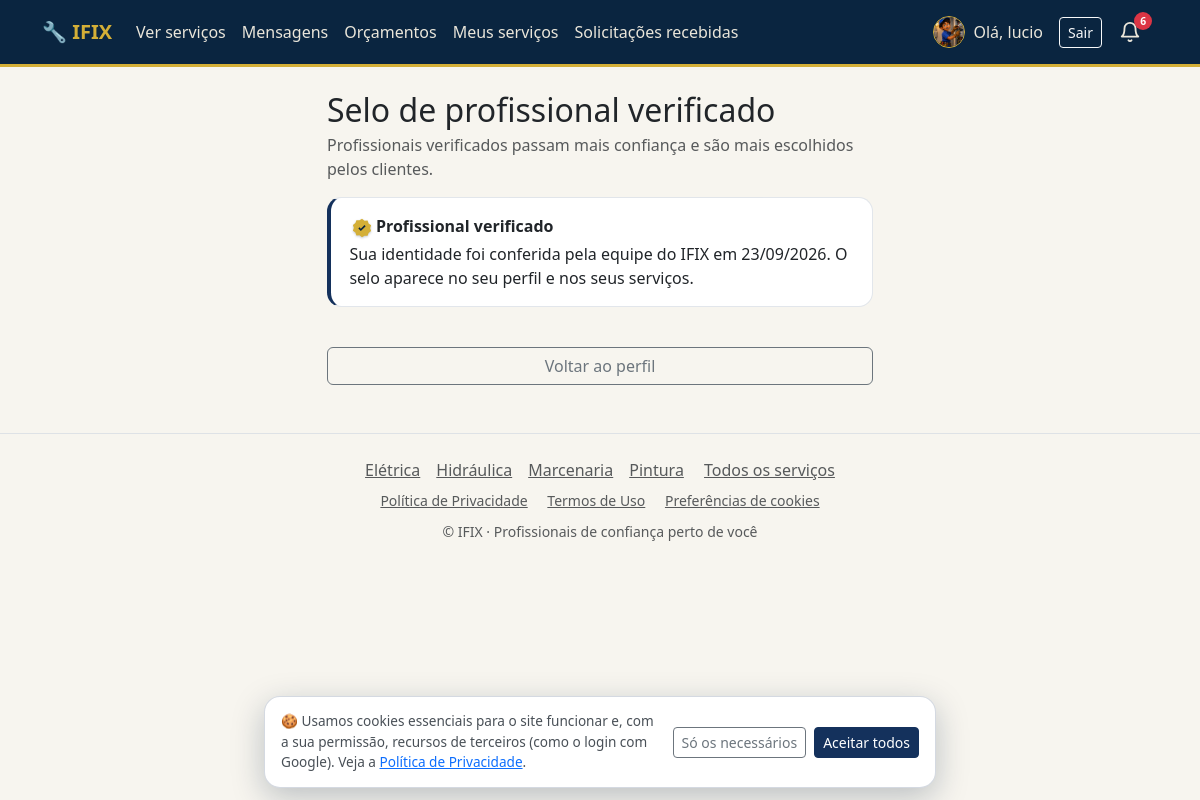
The page /conta/verificacao/ (signed in) on the database its author committed.
### accounts/models.py (models this page shows, shortened)
class Profile(models.Model):
    TIPO_USUARIO = 'usuario'
    TIPO_PROFISSIONAL = 'profissional'
    TIPO_CHOICES = (
        (TIPO_USUARIO, 'Usuário'),
        (TIPO_PROFISSIONAL, 'Profissional'),
    )
    user = models.OneToOneField(
        settings.AUTH_USER_MODEL,
        on_delete=models.CASCADE,
        related_name='profile',
    )
    tipo = models.CharField(max_length=15, choices=TIPO_CHOICES, verbose_name='Tipo de conta')
    telefone = models.CharField(max_length=20, blank=True, verbose_name='Telefone')
    cep = models.CharField(max_length=9, blank=True, verbose_name='CEP')
    latitude = models.FloatField(null=True, blank=True, verbose_name='Latitude')
    longitude = models.FloatField(null=True, blank=True, verbose_name='Longitude')
    endereco = models.CharField(max_length=255, blank=True, verbose_name='Endereço')
    numero = models.CharField(max_length=10, blank=True, verbose_name='Número')
    complemento = models.CharField(max_length=100, blank=True, verbose_name='Complemento')
    bairro = models.CharField(max_length=120, blank=True, verbose_name='Bairro')
    cidade = models.CharField(max_length=120, blank=True, verbose_name='Cidade')
    uf = models.CharField(max_length=2, blank=True, verbose_name='UF')
    cidade_slug = models.SlugField(
        max_length=140, blank=True, db_index=True,
        help_text='Gerado sozinho a partir da cidade - usado nas páginas "Eletricista em Campinas".',
    )
    foto = models.FileField(upload_to='fotos_perfil/', blank=True, verbose_name='Foto de perfil')
    especialidades = models.ManyToManyField(
        'services.CategoriaServico',
        blank=True,
        related_name='profissionais',
        verbose_name='Especialidades/Áreas de atuação',
        help_text='Preenchido apenas para contas de profissionais. Um profissional pode atuar em mais de uma área.',
    )
    chave_pix = models.CharField(
        max_length=140, blank=True, verbose_name='Chave Pix para receber',
        help_text='Só para profissionais: chave (CPF, e-mail, telefone ou aleatória) onde o IFIX repassa o valor dos serviços concluídos.',
    )
    termos_aceitos = models.BooleanField(
        default=False,
        verbose_name='Termo de Condições de Uso aceito',
        help_text='Indica se o usuário já leu e aceitou o Termo de Condições de Uso e Prestação de Serviços.',
    )
    termos_aceitos_em = models.DateTimeField(
        null=True, blank=True,
        verbose_name='Data/hora do aceite do Termo',
    )
    site_url = models.URLField(
        max_length=200, blank=True, verbose_name='Link da sua página/site (opcional)',
        help_text='Só profissionais. Aparece na sua página pública (ex.: https://meusite.com.br).',
    )
    VERIF_NAO_ENVIADO = 'nao_enviado'
    VERIF_PENDENTE = 'pendente'
    VERIF_VERIFICADO = 'verificado'
    VERIF_RECUSADO = 'recusado'
    VERIF_CHOICES = (
        (VERIF_NAO_ENVIADO, 'Não enviado'),
        (VERIF_PENDENTE, 'Aguardando análise'),
        (VERIF_VERIFICADO, 'Verificado'),
        (VERIF_RECUSADO, 'Recusado'),
    )
    documento = models.FileField(
        upload_to=caminho_verificacao, storage=armazenamento_privado, blank=True,
        verbose_name='Documento com foto (RG/CNH)',
    )
    foto_verificacao = models.FileField(
        upload_to=caminho_verificacao, storage=armazenamento_privado, blank=True,
        verbose_name='Foto do rosto (selfie)',
    )
    verificacao_status = models.CharField(
        max_length=12, choices=VERIF_CHOICES, default=VERIF_NAO_ENVIADO,
        verbose_name='Situação da verificação',
    )
    verificacao_enviada_em = models.DateTimeField(null=True, blank=True, verbose_name='Enviado em')
    verificado_em = models.DateTimeField(null=True, blank=True, verbose_name='Verificado em')
    verificado_por = models.ForeignKey(
        settings.AUTH_USER_MODEL, null=True, blank=True, on_delete=models.SET_NULL,
        related_name='verificacoes_feitas', verbose_name='Verificado por',
    )
    verificacao_motivo_recusa = models.TextField(blank=True, verbose_name='Motivo da recusa')
    criado_em = models.DateTimeField(auto_now_add=True)
    class Meta:
        verbose_name = 'Perfil'
        verbose_name_plural = 'Perfis'
    @property
    def is_profissional(self):
        return self.tipo == self.TIPO_PROFISSIONAL
    @property
    def verificado(self):
        return self.is_profissional and self.verificacao_status == self.VERIF_VERIFICADO
    @property
    def is_usuario(self):
        return self.tipo == self.TIPO_USUARIO

### services/models.py (models this page shows, shortened)
class CategoriaServico(models.Model):
    nome = models.CharField(max_length=100, unique=True)
    slug = models.SlugField(max_length=110, unique=True, blank=True)
    icone = models.CharField(
        max_length=30, blank=True,
        help_text='Nome de um emoji/ícone simples para exibir na listagem.',
    )
    class Meta:
        verbose_name = 'Categoria de serviço'
        verbose_name_plural = 'Categorias de serviço'
        ordering = ['nome']
    def get_absolute_url(self):
        return reverse('services:servico_categoria', args=[self.slug])

### accounts/views_seguranca.py (the view)
# urls.py: path('verificacao/', views_seguranca.verificacao, name='verificacao'),
@login_required
def verificacao(request):
    profile = get_object_or_404(Profile, user=request.user)
    if not profile.is_profissional:
        messages.error(request, 'A verificação de identidade é só para profissionais.')
        return redirect('home')
    pode_enviar = profile.verificacao_status in (Profile.VERIF_NAO_ENVIADO, Profile.VERIF_RECUSADO)
    if request.method == 'POST' and pode_enviar:
        form = VerificacaoForm(request.POST, request.FILES)
        if form.is_valid():
            antigos = [(profile.documento, profile.documento.name), (profile.foto_verificacao, profile.foto_verificacao.name)]
            profile.documento = form.cleaned_data['documento']
            profile.foto_verificacao = form.cleaned_data['foto_verificacao']
            profile.verificacao_status = Profile.VERIF_PENDENTE
            profile.verificacao_enviada_em = timezone.now()
            profile.verificacao_motivo_recusa = ''
            profile.verificado_em = None
            profile.verificado_por = None
            profile.save()
            for arquivo, nome in antigos:
                if nome and nome != arquivo.name:
                    arquivo.storage.delete(nome)
            messages.success(request, 'Documentos enviados! A equipe do IFIX vai analisar e você será avisado(a).')
            return redirect('accounts:verificacao')
    else:
        form = VerificacaoForm()
    return render(request, 'accounts/verificacao.html', {
        'profile': profile, 'form': form, 'pode_enviar': pode_enviar,
    })

### accounts/context_processors.py (called while the page is built)
def google_login(request):
    client_id = getattr(settings, 'GOOGLE_OAUTH_CLIENT_ID', '')
    return {
        'google_client_id': client_id,
        'google_login_habilitado': bool(client_id),
    }

### services/context_processors.py (called while the page is built)
def mensagens_nao_lidas_qs(user):
    return MensagemSolicitacao.objects.filter(
        Q(solicitacao__usuario=user) | Q(solicitacao__servico__profissional=user),
        lida=False,
    ).exclude(autor=user).exclude(
        solicitacao__status=SolicitacaoServico.STATUS_CONCLUIDO,
        solicitacao__avaliacao__isnull=False,
    )

def contagens_do_usuario(user):
    return {
        'mensagens': mensagens_nao_lidas_qs(user).count(),
        'solicitacoes': SolicitacaoServico.objects.filter(
            servico__profissional=user, status=SolicitacaoServico.STATUS_PENDENTE,
        ).count(),
        'orcamentos': Orcamento.objects.filter(
            solicitacao__usuario=user,
            solicitacao__status=SolicitacaoServico.STATUS_CONFIRMADO,
            visualizado_pelo_cliente=False,
        ).count() + SolicitacaoServico.objects.filter(
            servico__profissional=user,
            status=SolicitacaoServico.STATUS_CONFIRMADO,
            visita_concluida_em__isnull=False,
            orcamento__isnull=True,
        ).count(),
    }

def dados_do_sino(user):
    acoes = acoes_pendentes(user)
    nao_lidas = list(user.notificacoes.filter(lida=False)[:8])
    total_nao_lidas = user.notificacoes.filter(lida=False).count()
    total = total_nao_lidas + len(acoes['pedidos']) + len(acoes['reagendamentos']) + len(acoes['orcamentos'])
    assinatura = '-'.join(str(x) for x in (
        total,
        nao_lidas[0].pk if nao_lidas else 0,
        ','.join(str(p.pk) for p in acoes['pedidos']),
        ','.join(str(r.pk) for r in acoes['reagendamentos']),
        ','.join(str(o.pk) for o in acoes['orcamentos']),
    ))
    return {
        'sino_acoes': acoes,
        'sino_notificacoes': nao_lidas,
        'sino_total': total,
        'sino_assinatura': assinatura,
    }

### services/pagamentos/__init__.py (called while the page is built)
def habilitado():
    return bool(getattr(settings, 'PIX_HABILITADO', False))

### accounts/templates/accounts/verificacao.html (shortened to what this page needs)
{% extends "base.html" %}
{% block content %}
<div class="row justify-content-center">
    <div class="col-md-7 col-lg-6">
        <h2 class="mb-1">Selo de profissional verificado</h2>
        <p class="text-muted">Profissionais verificados passam mais confiança e são mais escolhidos pelos clientes.</p>
        <div class="trust-card mb-4">
            {% if profile.verificacao_status == 'verificado' %}
                <p class="mb-1 fw-bold">{% include "_selo_verificado.html" %} Profissional verificado</p>
                <p class="mb-0">Sua identidade foi conferida pela equipe do IFIX{% if profile.verificado_em %} em {{ profile.verificado_em|date:"d/m/Y" }}{% endif %}. O selo aparece no seu perfil e nos seus serviços.</p>
            {% else %}
                <p class="mb-0">Você ainda não enviou seus documentos. Envie abaixo para pedir o selo.</p>
            {% endif %}
        </div>
        <a href="{% url 'accounts:profile_edit' %}" class="btn btn-outline-secondary w-100 mt-3">Voltar ao perfil</a>
    </div>
</div>
{% endblock %}

### templates/base.html (shortened to what this page needs)
{% load static %}
<!DOCTYPE html>
<html lang="pt-br">
<head>
    <link href="https://cdn.jsdelivr.net/npm/bootstrap@5.3.3/dist/css/bootstrap.min.css" rel="stylesheet">
    <link href="{% static 'css/style.css' %}?v=84" rel="stylesheet">
</head>
<body class="{% if request.resolver_match %}has-bottom-nav{% endif %}">
<nav class="navbar navbar-expand-lg navbar-dark bg-dark mb-4">
    <div class="container">
        <a class="navbar-brand fw-bold" href="{% url 'home' %}">🔧 IFIX</a>
        {% include "_sino.html" %}
        <div class="collapse navbar-collapse" id="nav">
            <ul class="navbar-nav me-auto">
                <li class="nav-item">
                    <a class="nav-link " href="{% url 'services:servico_list' %}">Ver serviços</a>
                </li>
                {% if user.is_authenticated %}
                    <li class="nav-item">
                        <a class="nav-link {% if '/servicos/mensagens/' in request.path or '/conversa/' in request.path %}active{% endif %}" href="{% url 'services:mensagens' %}">
                            Mensagens <span class="badge text-bg-danger" data-live="mensagens" {% if not total_mensagens_nao_lidas %}hidden{% endif %}>{{ total_mensagens_nao_lidas }}</span>
                        </a>
                    </li>
                    {% if tem_orcamentos_visiveis %}
                        <li class="nav-item">
                            <a class="nav-link " href="{% url 'services:orcamentos_lista' %}">
                                Orçamentos <span class="badge text-bg-danger" data-live="orcamentos" {% if not total_orcamentos_novos %}hidden{% endif %}>{{ total_orcamentos_novos }}</span>
                            </a>
                        </li>
                    {% endif %}
                {% endif %}
                {% if user.is_authenticated and user.profile.is_profissional %}
                    <li class="nav-item"><a class="nav-link " href="{% url 'services:meus_servicos' %}">Meus serviços</a></li>
                    <li class="nav-item">
                        <a class="nav-link " href="{% url 'services:solicitacoes_recebidas' %}">
                            Solicitações recebidas <span class="badge text-bg-danger" data-live="solicitacoes" {% if not total_solicitacoes_pendentes %}hidden{% endif %}>{{ total_solicitacoes_pendentes }}</span>
                        </a>
                    </li>
                {% endif %}
            </ul>
            <ul class="navbar-nav align-items-lg-center">
                {% if user.is_authenticated %}
                    <li class="nav-item d-flex align-items-center">
                        <a class="nav-link d-flex align-items-center gap-2 mb-0 {% if request.resolver_match.url_name == 'profile_edit' %}active{% endif %}" href="{% url 'accounts:profile_edit' %}">
                            {% if user.profile.foto %}
                                <img src="{{ user.profile.foto.url }}" alt="Foto de perfil" class="profile-avatar">
                            {% else %}
                                <span class="profile-avatar profile-avatar-placeholder" aria-label="Sem foto de perfil">{{ user.username|first|upper }}</span>
                            {% endif %}
                            Olá, {{ user.first_name|default:user.username }}
                        </a>
                        <form method="post" action="{% url 'accounts:logout' %}" class="d-inline ms-2">
                            <button type="submit" class="btn btn-outline-light btn-sm">Sair</button>
                        </form>
                    </li>
                {% endif %}
            </ul>
        </div>
    </div>
</nav>
<div class="container mb-5">
    {% block content %}{% endblock %}
</div>
<footer class="text-center text-muted py-4 border-top">
    <nav aria-label="Categorias de serviço" class="mb-2">
        {% for cat in categorias_rodape %}<a class="text-muted mx-2" href="{{ cat.get_absolute_url }}">{{ cat.nome }}</a>{% endfor %}
        <a class="text-muted mx-2" href="{% url 'services:servico_list' %}">Todos os serviços</a>
    </nav>
    <nav aria-label="Informações legais" class="mb-2 small">
        <a class="text-muted mx-2 text-nowrap" href="{% url 'privacidade' %}">Política de Privacidade</a>
        <a class="text-muted mx-2 text-nowrap" href="{% url 'termos_clientes' %}">Termos de Uso</a>
        <a class="text-muted mx-2 text-nowrap" href="#" data-cookie-config>Preferências de cookies</a>
    </nav>
    <small>&copy; IFIX &middot; Profissionais de confiança perto de você</small>
</footer>
{% include "_cookie_banner.html" %}
</body>
</html>

### rows shown on the page
Profile: verificado_em "23/09/2026"
CategoriaServico: nome "Elétrica"
CategoriaServico: nome "Hidráulica"
CategoriaServico: nome "Marcenaria"
CategoriaServico: nome "Pintura"

### other values the page prints
{{ sino_total }} "6"
{{ user.first_name|default:user.username }} "lucio"
